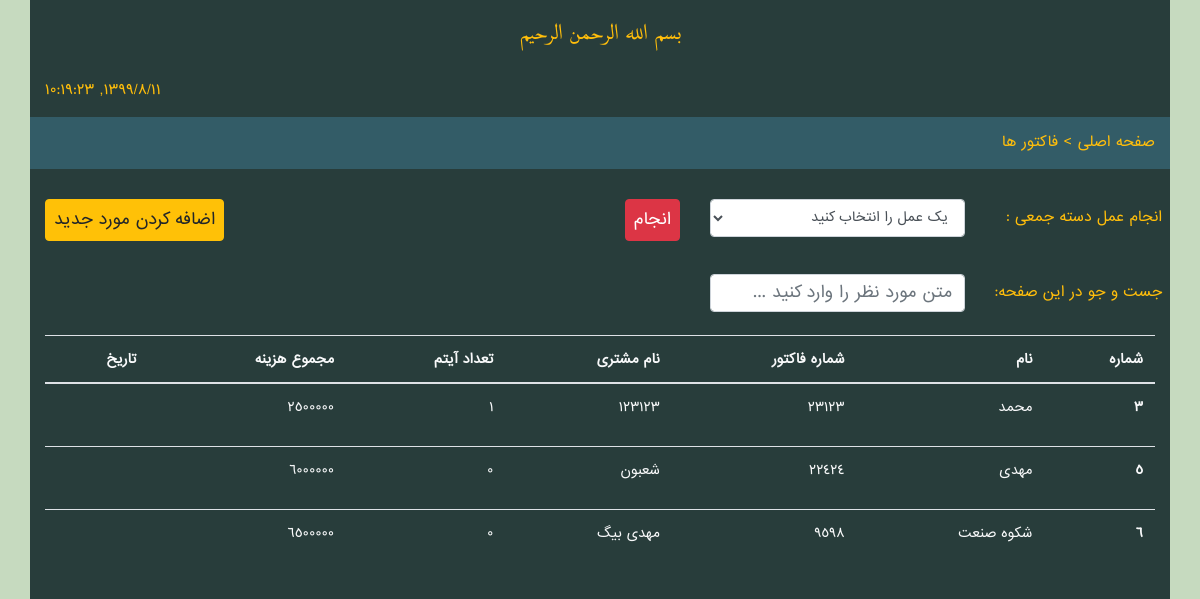
The app's page /factors, older data.
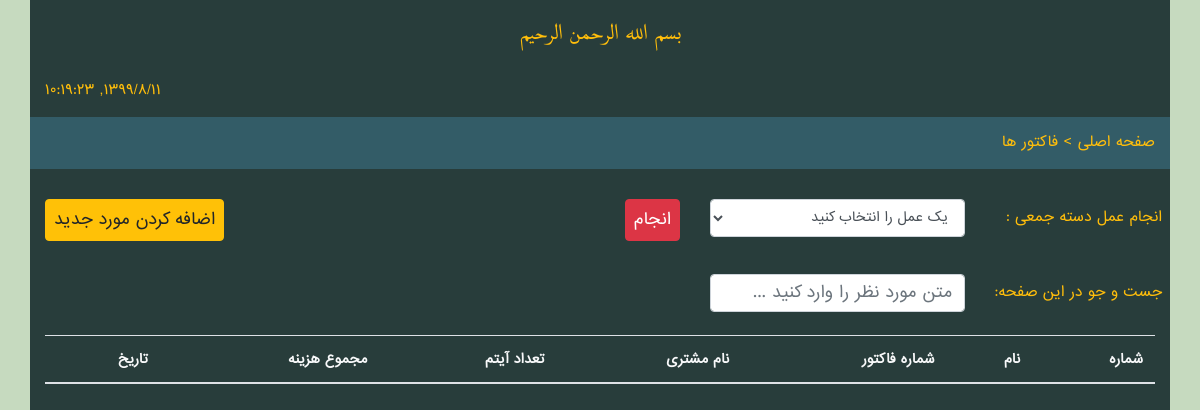
The same page, newer data.
### factors/models.py (models this page shows, shortened)
class Factor(models.Model):
    name = models.CharField(max_length=80)
    sku = models.IntegerField(unique=False)
    client = models.CharField(max_length=110)
    addTime = models.DateTimeField(auto_now=True)
    totalCost = models.IntegerField(null=True, blank=True)
    @property
    def addTimeJalali(self):
        return jdatetime.datetime.fromgregorian(datetime=self.addTime).strftime("%Y/%m/%d")
    @property
    def sumitem(self):
        lookups = self.factorlookup_set.all()
        sumitems = 0
        for lookup in lookups:
            sumitems += lookup.number
        return sumitems

class FactorLookUp(models.Model):
    factor = models.ForeignKey(Factor, on_delete=models.CASCADE)
    item = models.ForeignKey(Item, on_delete=models.SET_NULL, null=True)
    number = models.IntegerField()
    price = models.IntegerField()

### factors/views.py (the view)
# urls.py: path("factors" , FactorsView.ShowAllFactors.as_view() , name="FactorsPage"),
class ShowAllFactors(View):
    def get(self, request):
        factors = models.Factor.objects.all()
        return render(request , "adminpanel/archive.html" ,{"factors" : factors} )

### templates/adminpanel/archive.html (shortened to what this page needs)
<html dir="rtl">
<head>
    {% load static %}
    <link rel="stylesheet" href={% static "adminpanel/css/bootstrap.min.css" %}>
    <link rel="stylesheet" href={% static "adminpanel/css/fontawesome.min.css" %}>
    <link rel="stylesheet" href={% static "adminpanel/css/persian-datepicker.css" %}>
    <link rel="stylesheet" href={% static "adminpanel/css/style.css" %}>
</head>
<body dir="rtl">
<div class="container w-100 home-container" style="font-size: 14px !important; min-height: 100%">
    <div class="justify-content-center">
        <div class="row">
            <div class="col col-lg-12  text-center pt-3">
                <p style="font-family: Quran ; font-size: 21px">
                    بسم الله الرحمن الرحیم
                </p>
            </div>
        </div>
        <div class="row">
            <div class="col col-lg-6  text-right pt-3">
            </div>
            <div class="col col-lg-6  text-left pt-3">
                <p style="font-family: Farsi ; font-weight: lighter ; font-size: 14px">
                    <span id="time"></span>
                </p>
            </div>
        </div>
        <div class="row horizontal-line">
            <div class="col col-lg-12 text-right">
                <p style="font-family: Farsi ; font-weight: lighter ; font-size: 14px">
                    <a href="{% url "home" %}">صفحه اصلی</a> > فاکتور ها
                </p>
            </div>
        </div>
        <div style="margin-top:30px">
            <form action="">
                <div class="row">
                    <div class="col-lg-2 form-group text-right p-2">
                        <label>
                            انجام عمل دسته جمعی :
                        </label>
                    </div>
                    <div class="col-lg-3 form-group text-right">
                        <select id="collection-selector" class="form-control">
                            <option selected value="null">یک عمل را انتخاب کنید</option>
                        </select>
                    </div>
                    <div class="col-lg-1 form-group text-right">
                        <button id="do-collection-archive" class="btn btn-danger p-2">
                            انجام
                        </button>
                    </div>
                    <div class="col-lg-6 text-left">
                        <a href="{% url "NewFactor" %}">
                            <button type="button" class="btn btn-warning p-2">
                                اضافه کردن مورد جدید
                            </button>
                        </a>
                    </div>
                </div>
            </form>
            <div class="row">
                <div class="col-lg-2 form-group text-right p-2">
                    <label>
                        جست و جو در این صفحه:
                    </label>
                </div>
                <div class="col-lg-3 form-group text-right">
                    <input class="form-control" placeholder="متن مورد نظر را وارد کنید ..." id="search">
                </div>
            </div>
            <table class="table table-hover text-light" style="font-size: 13px !important;">
                <thead>
                <tr>
                    <th scope="col">شماره</th>
                    <th scope="col">نام</th>
                    <th scope="col">شماره فاکتور</th>
                    <th scope="col">نام مشتری</th>
                    <th scope="col">تعداد آیتم</th>
                    <th scope="col">مجموع هزینه</th>
                    <th scope="col">تاریخ</th>
                </tr>
                </thead>
                <tbody>
                {% for item in factors %}
                    <tr>
                        <th scope="row">
                                                                    <a href="{% url "FactorDetails" pk=item.pk %}">
                                                                        {{ item.id }}</a></th>
                        <td>
                            <a href="{% url "FactorDetails" pk=item.pk %}">
                            {{ item.name }}
                            </a>
                        </td>
                        <td>
                            <p style="max-width: 350px ; white-space: nowrap ; text-overflow: ellipsis ; overflow: hidden">
                                                                                                    <a href="{% url "FactorDetails" pk=item.pk %}">
                                {{ item.sku }}
                                                                                                    </a>
                            </p>
                        </td>
                        <td>
                                                                                                <a href="{% url "FactorDetails" pk=item.pk %}">
                            {{ item.client }}
                                                                                                </a>
                        </td>
                        <td>
                                                                                                <a href="{% url "FactorDetails" pk=item.pk %}">
                            {{ item.sumitem }}
                                                                                                </a>
                        </td>
                        <td>
                                                                                                <a href="{% url "FactorDetails" pk=item.pk %}">
                            {{ item.totalCost }}
                                                                                                </a>
                        </td>
                        <td>
                        </td>
                    </tr>
                {% endfor %}
                </tbody>
            </table>
            <div class="row ">
                <div class="col-lg-12 text-center">
                </div>
            </div>
        </div>
    </div>
</div>
</body>
</html>

### templates/static/adminpanel/css/style.css (style rules this page uses)
body { font-family: Farsi; background-color: #c6dabf; }
a { color: unset !important; }
.home-container { background-color: #283d3b; color: #ffbe0b; }
.home-container .horizontal-line { padding-top: 15px; background-color: #335c67; }
select { font-size: 13px !important; }
select option { font-size: 13px !important; }

Row changes from the older to the newer data that the page shows:
removed Factor: id "3", name "محمد", sku "23123", client "123123", sumitem "1", totalCost "2500000"
removed Factor: id "5", name "مهدی", sku "22424", client "شعبون", sumitem "0", totalCost "6000000"
removed Factor: id "6", name "شکوه صنعت", sku "9598", client "مهدی بیگ", sumitem "0", totalCost "6500000"
